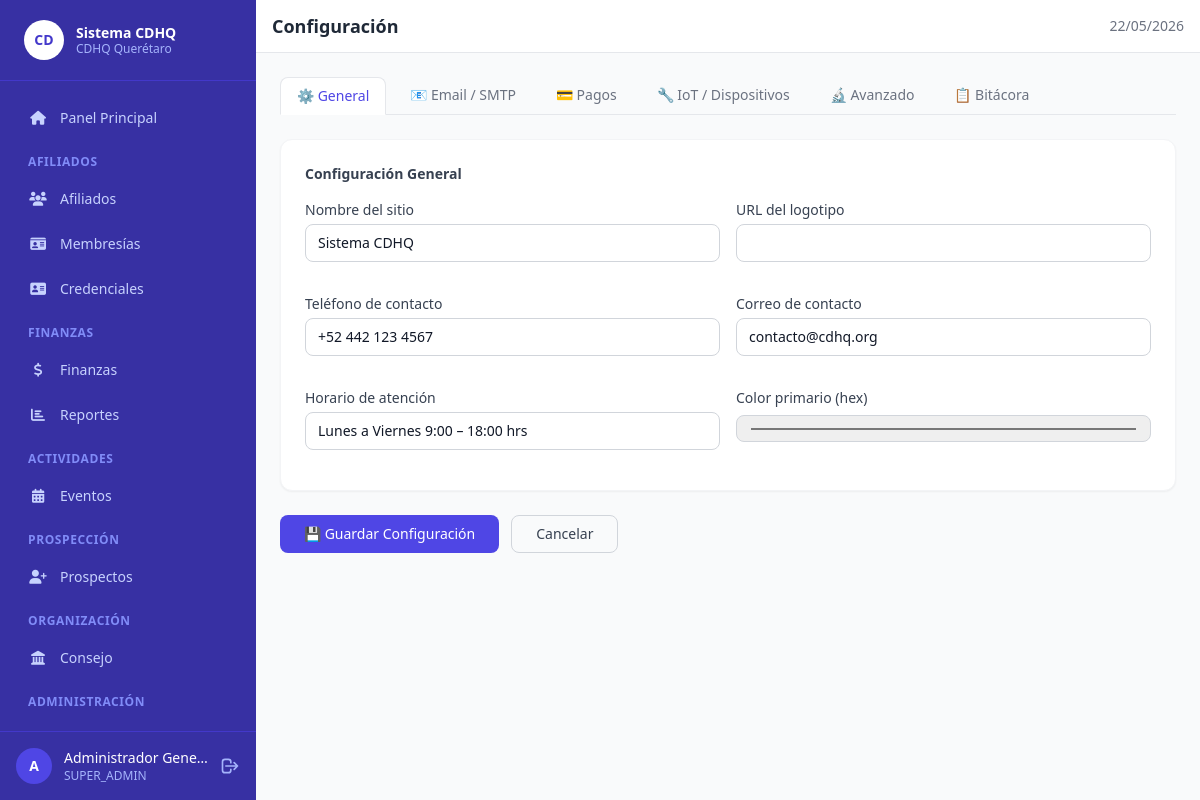
The app's page /config (signed in) with its own data.
### tables this page shows
CREATE TABLE IF NOT EXISTS `configurations` (
    `id`          INT UNSIGNED AUTO_INCREMENT PRIMARY KEY,
    `key`         VARCHAR(80)   NOT NULL UNIQUE,
    `value`       TEXT          NULL,
    `group`       VARCHAR(40)   NOT NULL DEFAULT 'general',
    `description` VARCHAR(255)  NULL,
    `created_at`  DATETIME      NOT NULL DEFAULT CURRENT_TIMESTAMP,
    `updated_at`  DATETIME      NOT NULL DEFAULT CURRENT_TIMESTAMP ON UPDATE CURRENT_TIMESTAMP
);

### core/Controller.php (called while the page is built, shortened)
<?php
abstract class Controller {
    protected string $viewPath;
    public function __construct() {
        $this->viewPath = VIEWS_PATH;
    }
    protected function view(string $view, array $data = []): void {
        $data['base_url']      = BASE_URL;
        $data['current_user']  = Auth::currentUser();
        $data['app_name']      = APP_NAME;
        extract($data, EXTR_SKIP);
        $viewFile = $this->viewPath . '/' . str_replace('.', '/', $view) . '.php';
        require $viewFile;
    }
}

### app/controllers/ConfigController.php (called while the page is built, shortened)
<?php
require_once CORE_PATH . '/Controller.php';
class ConfigController extends Controller {
    public function index(): void {
        $model  = new Config();
        $config = $model->getAll();
        $activityLog = Database::getInstance()->fetchAll(
            "SELECT al.*, u.name AS user_name
             FROM activity_log al
             LEFT JOIN users u ON u.id = al.user_id
             ORDER BY al.created_at DESC LIMIT 50"
        );
        $this->view('config/index', [
            'title'       => 'Configuración',
            'config'      => $config,
            'activityLog' => $activityLog,
        ]);
    }
}

### index.php (called while the page is built, shortened)
<?php
require_once __DIR__ . '/config/config.php';
require_once CORE_PATH . '/Database.php';
require_once CORE_PATH . '/Model.php';
require_once CORE_PATH . '/Controller.php';
require_once CORE_PATH . '/Router.php';
$router = new Router();
$router->get('login',         'AuthController', 'showLogin');
$router->post('login',        'AuthController', 'login');
$router->get('logout',        'AuthController', 'logout');
$router->get('',              'DashboardController', 'index');
$router->get('dashboard',     'DashboardController', 'index');
$router->get('users',         'UsersController', 'index');
$router->get('users/create',  'UsersController', 'create');
$router->post('users/create', 'UsersController', 'store');
$router->get('users/:id/edit','UsersController', 'edit');
$router->post('users/:id/edit','UsersController','update');
$router->post('users/:id/toggle','UsersController','toggle');
$router->post('users/:id/delete','UsersController','destroy');
$router->get('affiliates',               'AffiliatesController', 'index');
$router->get('affiliates/create',        'AffiliatesController', 'create');
$router->post('affiliates/create',       'AffiliatesController', 'store');
$router->get('affiliates/:id',           'AffiliatesController', 'show');
$router->get('affiliates/:id/edit',      'AffiliatesController', 'edit');
$router->post('affiliates/:id/edit',     'AffiliatesController', 'update');
$router->post('affiliates/:id/status',   'AffiliatesController', 'changeStatus');
$router->get('subscriptions',            'SubscriptionsController', 'index');
$router->get('subscriptions/create',     'SubscriptionsController', 'create');
$router->post('subscriptions/create',    'SubscriptionsController', 'store');
$router->get('financial',                'FinancialController', 'index');
$router->get('financial/create',         'FinancialController', 'create');
$router->post('financial/create',        'FinancialController', 'store');
$router->get('events',                   'EventsController', 'index');
$router->get('events/create',            'EventsController', 'create');
$router->post('events/create',           'EventsController', 'store');
$router->get('events/:id',               'EventsController', 'show');
$router->post('events/:id/register',     'EventsController', 'register');
$router->post('events/:id/status',       'EventsController', 'changeStatus');
$router->get('prospects',                'ProspectsController', 'index');
$router->get('prospects/create',         'ProspectsController', 'create');
$router->post('prospects/create',        'ProspectsController', 'store');
$router->get('prospects/:id/edit',       'ProspectsController', 'edit');
$router->post('prospects/:id/edit',      'ProspectsController', 'update');
$router->post('prospects/:id/note',      'ProspectsController', 'addNote');
$router->post('prospects/:id/convert',   'ProspectsController', 'convert');
$router->get('reports',                  'ReportsController', 'index');
$router->get('credentials/:id',          'CredentialsController', 'show');
$router->get('council',                  'CouncilController', 'index');
$router->get('council/positions',        'CouncilController', 'positions');
$router->post('council/positions/create','CouncilController', 'createPosition');
$router->get('council/assignments',      'CouncilController', 'assignments');
$router->post('council/assignments/create','CouncilController','createAssignment');
$router->get('config',                   'ConfigController', 'index');
$router->post('config',                  'ConfigController', 'update');
$requestUri = parse_url($_SERVER['REQUEST_URI'] ?? '/', PHP_URL_PATH) ?? '/';
$basePath   = rtrim(parse_url(BASE_URL, PHP_URL_PATH) ?? '', '/');
$url        = ltrim(substr($requestUri, strlen($basePath)), '/');
$router->dispatch($url);

### core/Database.php (called while the page is built, shortened)
<?php
class Database {
    private static ?Database $instance = null;
    private PDO $pdo;
    private function __construct() {
        $dsn = sprintf(
            'mysql:host=%s;dbname=%s;charset=%s',
            DB_HOST, DB_NAME, DB_CHARSET
        );
        $options = [
            PDO::ATTR_ERRMODE            => PDO::ERRMODE_EXCEPTION,
            PDO::ATTR_DEFAULT_FETCH_MODE => PDO::FETCH_ASSOC,
            PDO::ATTR_EMULATE_PREPARES   => false,
            PDO::MYSQL_ATTR_INIT_COMMAND => "SET NAMES utf8mb4 COLLATE utf8mb4_unicode_ci",
        ];
        $this->pdo = new PDO($dsn, DB_USER, DB_PASS, $options);
    }
    public static function getInstance(): Database {
        if (self::$instance === null) {
            self::$instance = new self();
        }
        return self::$instance;
    }
    public function query(string $sql, array $params = []): PDOStatement {
        $stmt = $this->pdo->prepare($sql);
        $stmt->execute($params);
        return $stmt;
    }
    public function fetchAll(string $sql, array $params = []): array {
        return $this->query($sql, $params)->fetchAll();
    }
}

### core/Model.php (called while the page is built, shortened)
<?php
abstract class Model {
    protected Database $db;
    public function __construct() {
        $this->db = Database::getInstance();
    }
    protected function query(string $sql, array $params = []): array {
        return $this->db->fetchAll($sql, $params);
    }
}

### app/models/Config.php (called while the page is built, shortened)
<?php
require_once CORE_PATH . '/Model.php';
class Config extends Model {
    public function getAll(): array {
        $rows = $this->query(
            "SELECT `key`, value, `group`, description FROM configurations ORDER BY `group`, `key`"
        );
        $result = [];
        foreach ($rows as $row) {
            $result[$row['group']][$row['key']] = $row;
        }
        return $result;
    }
}

### app/views/config/index.php (the view, shortened to what this page needs)
<?php require VIEWS_PATH . '/layout/header.php'; ?>
<?php require VIEWS_PATH . '/layout/navbar.php'; ?>
<div class="flex flex-wrap gap-2 mb-6 border-b border-gray-200 pb-0">
    <?php
    $tabs = [
        'general'  => '⚙️ General',
        'email'    => '📧 Email / SMTP',
        'payments' => '💳 Pagos',
        'iot'      => '🔧 IoT / Dispositivos',
        'advanced' => '🔬 Avanzado',
        'logs'     => '📋 Bitácora',
    ];
    $activeTab = $_GET['tab'] ?? 'general';
    foreach ($tabs as $key => $label):
    ?>
    <a href="?tab=<?= $key ?>"
       class="px-4 py-2 text-sm font-medium rounded-t-lg transition-colors -mb-px
              <?= $activeTab === $key ? 'bg-white border border-b-white border-gray-200 text-indigo-600' : 'text-gray-500 hover:text-gray-700' ?>">
        <?= $label ?>
    </a>
    <?php endforeach; ?>
</div>
<form method="POST" action="<?= $base_url ?>/config">
<?php
function configField(string $key, string $label, array $allConfig, string $type = 'text', bool $required = false): void {
    $groups = array_merge(...array_values($allConfig));
    $val = $groups[$key]['value'] ?? '';
    $id  = htmlspecialchars($key);
    $v   = htmlspecialchars((string)$val);
    $req = $required ? 'required' : '';
    $inputClass = 'w-full px-3 py-2 border border-gray-300 rounded-lg text-sm focus:ring-2 focus:ring-indigo-500 outline-none';
    echo "<div class='mb-4'>
        <label for='{$id}' class='block text-sm font-medium text-gray-700 mb-1'>{$label}</label>
        <input type='{$type}' id='{$id}' name='{$id}' value='{$v}' {$req} class='{$inputClass}'>
    </div>";
}
?>
<?php if ($activeTab === 'general'): ?>
<div class="bg-white rounded-xl shadow-sm border border-gray-100 p-6">
    <h3 class="text-sm font-semibold text-gray-700 mb-4">Configuración General</h3>
    <div class="grid grid-cols-1 sm:grid-cols-2 gap-4">
        <?php configField('site_name',    'Nombre del sitio',      $config) ?>
    </div>
</div>
<?php endif; ?>
<?php if ($activeTab !== 'logs'): ?>
<div class="mt-6 flex gap-3">
    <button type="submit" class="bg-indigo-600 hover:bg-indigo-700 text-white font-medium px-6 py-2 rounded-lg text-sm transition-colors">
        💾 Guardar Configuración
    </button>
    <a href="<?= $base_url ?>/config?tab=<?= htmlspecialchars($activeTab) ?>"
       class="border border-gray-300 hover:bg-gray-50 text-gray-700 font-medium px-6 py-2 rounded-lg text-sm transition-colors">
        Cancelar
    </a>
</div>
<?php endif; ?>
</form>
<?php require VIEWS_PATH . '/layout/footer.php'; ?>

### core/Router.php (shortened to what this page needs)
<?php
class Router {
    private array $routes = [];
    public function add(string $method, string $pattern, string $controller, string $action): void {
        $this->routes[] = compact('method', 'pattern', 'controller', 'action');
    }
    public function dispatch(string $url): void {
        $requestMethod = $_SERVER['REQUEST_METHOD'] ?? 'GET';
        $url = trim($url, '/');
        foreach ($this->routes as $route) {
            if (strtoupper($route['method']) !== strtoupper($requestMethod)) {
                continue;
            }
            $pattern = $this->buildPattern($route['pattern']);
            if (preg_match($pattern, $url, $matches)) {
                array_shift($matches);
                $params = array_values(array_filter($matches, 'is_int', ARRAY_FILTER_USE_KEY));
                $this->invoke($route['controller'], $route['action'], $params);
                return;
            }
        }
    }
    private function buildPattern(string $pattern): string {
        $pattern = trim($pattern, '/');
        $pattern = preg_replace('/:([a-zA-Z_]+)/', '(?P<$1>[^/]+)', $pattern);
        return '#^' . $pattern . '$#';
    }
    private function invoke(string $controllerName, string $action, array $params): void {
        $controller = new $controllerName();
        call_user_func_array([$controller, $action], $params);
    }
}

### records on screen
configurations: site_name "Sistema CDHQ"
configurations: contact_phone "+52 442 123 4567"
configurations: contact_email "contacto@cdhq.org"
configurations: office_hours "Lunes a Viernes 9:00 – 18:00 hrs"
configurations: primary_color "#4f46e5"

### other values on screen
$label "Panel Principal Afiliados Membresías Credenciales Finanzas Reportes Eventos Prospectos Consejo"
$label "⚙️ General"
$label "📧 Email / SMTP"
$label "💳 Pagos"
$label "🔧 IoT / Dispositivos"
$label "🔬 Avanzado"
$label "📋 Bitácora"
$label "Nombre del sitio URL del logotipo Teléfono de contacto Correo de contacto Horario de atención Color primario (hex)"
